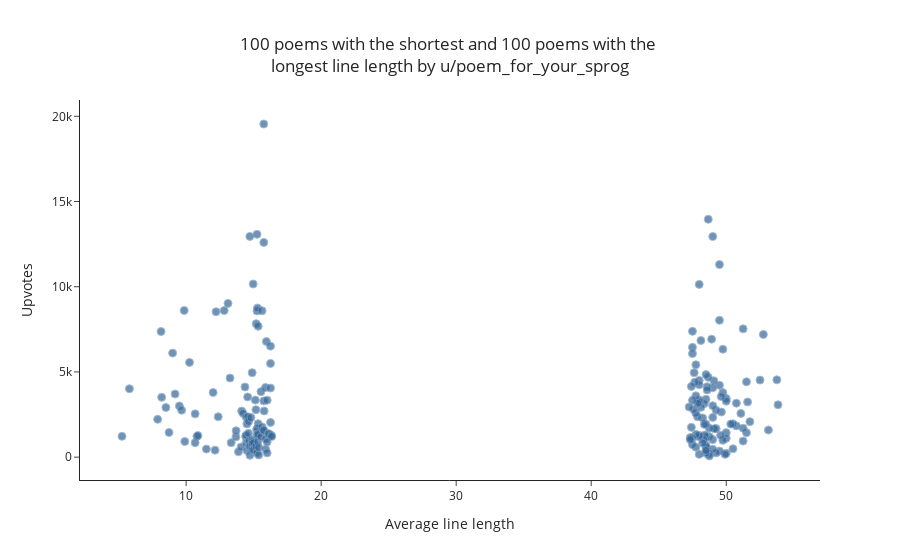

Notebook code for this chart:
### Code cell
fig = plot_scatter(
    x=df_short_long['average_line_length'],
    y=df_short_long['ups'],
    text=[re.sub('>','<br>',row['poem']) for ix, row in df_short_long.iterrows()],
    title='100 poems with the shortest and 100 poems with the <br>longest line length by u/poem_for_your_sprog',
    xaxis_title='Average line length',
    yaxis_title='Upvotes'
    )
fig.show()
fig.write_json('plots/plot_5_short_and_long_poems.json')

### Figure 1 — Plotly figure (JSON) as saved in the notebook; plotly's stock layout.template omitted (floating-point values rounded to 4 significant figures; data arrays with more than 128 entries replaced by an {"elided": "..."} marker saying what was removed)
{"data": [{"hoverinfo": "text", "marker": {"color": "#336699", "line": {"color": "#7D9DBD", "width": 1}, "opacity": 0.7, "size": 8}, "mode": "markers", "text": {"elided": "200 str values"}, "type": "scatter", "x": {"elided": "200 float values"}, "y": {"elided": "200 int values"}}], "layout": {"autosize": true, "title": {"text": "100 poems with the shortest and 100 poems with the <br>longest line length by u/poem_for_your_sprog", "x": 0.5}, "xaxis": {"autorange": true, "range": [2.198, 56.89], "title": {"text": "Average line length"}, "type": "linear"}, "yaxis": {"autorange": true, "range": [-1726.0, 21340.0], "title": {"text": "Upvotes"}, "type": "linear"}}}
